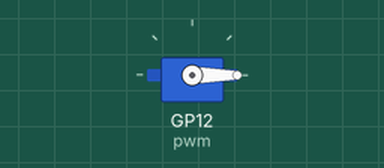
A program run on a simulated Raspberry Pi Pico running CircuitPython. On the bench: servo. At 3.0 s the program ends and the board releases its pins; the recording ends there.

Above: at 0.1 s.
At 0.6 s:
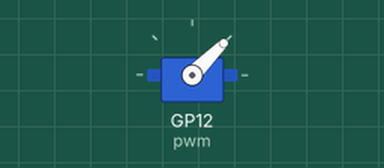
At 1.6 s:
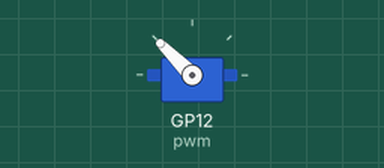
At 2.75 s:
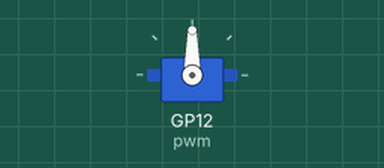
Timing chart, 0 to 3.0 s (numbered marks = the images above):
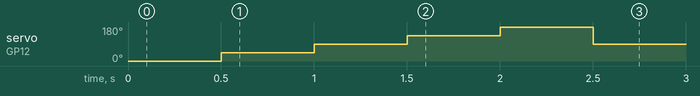

The program:

servo_test.py
```python
import time
import board
import pwmio
from adafruit_motor import servo

# Initialisieren Sie PWM für den Servo-Motor am Pin GP11
pwm = pwmio.PWMOut(board.GP12, duty_cycle=0, frequency=50)

# Initialisieren Sie den Servo-Motor
# mein_servo = servo.Servo(pwm, actuation_range=180, min_pulse=750, max_pulse=2250)
mein_servo = servo.Servo(pwm)

# Funktion, um den Servo-Motor von -90 bis +90 Grad zu bewegen und zurück
def servo_bewegen(servo, start_winkel, end_winkel, schritt, wartezeit):
    for winkel in range(start_winkel, end_winkel + 1, schritt):
        servo.angle = winkel
        time.sleep(wartezeit)
    for winkel in range(end_winkel, start_winkel - 1, -schritt):
        servo.angle = winkel
        time.sleep(wartezeit)


# servo_bewegen(mein_servo, 0, 180, 1, 0.01)
mein_servo.angle = 0
time.sleep(0.5)
mein_servo.angle = 45
time.sleep(0.5)
mein_servo.angle = 90
time.sleep(0.5)
mein_servo.angle = 135
time.sleep(0.5)
mein_servo.angle = 180
time.sleep(0.5)
mein_servo.angle = 90
time.sleep(0.5)
```

Measured:
- by itself, servo on GP12 (pwm): 0° → 45° at 0.50 s, → 90° 0.50 s later, → 135° 0.50 s later, → 180° 0.50 s later, … (5 changes in this stretch)
